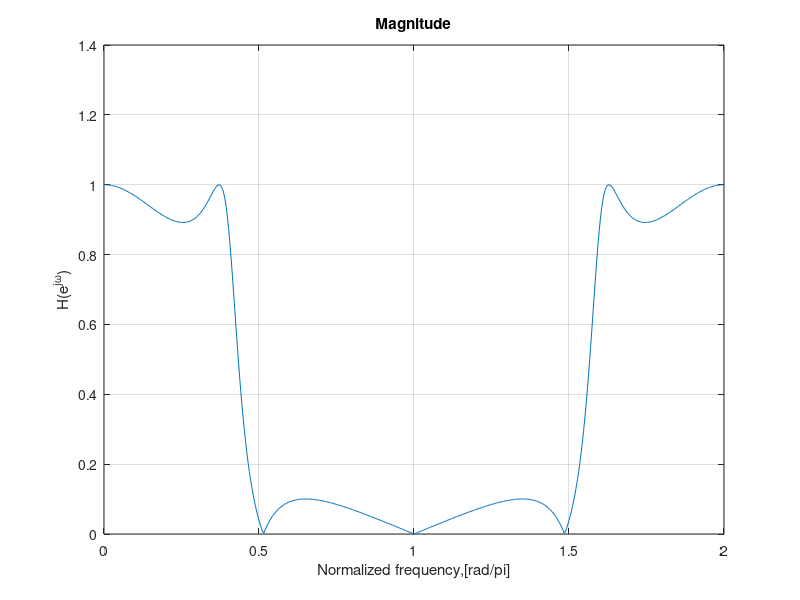

Write the MATLAB code that produced this figure. (Note: this script raises an error after producing the figure.)
[num,den]=ellip(3,1,20,0.4)
N=512;
[H,W]=freqz(num,den,N,'whole');
figure(1); plot(W./pi, abs(H));
xlabel('Normalized frequency,[rad/pi]');grid
title('Magnitude'), ylabel('H(e^{j\omega})')
range=(w>=pi/2)&(w<=3*pi/2);
figure(2)
plot([-0.4 0.6],[0 0],'k');hold on
plot([0 0], [-1 1],'k') %draw x-y axis
plot(10*H(range)); hold off
axis('square'); grid
xlabel('Re(10H(e^{j\omega}))')
ylabel('Im(10(e^{j\omega}))')
w1=w(1:N/2+1);
H1=H(1:N/2+1);
figure(3)
subplot(211), plot(w/pi,abs(H1))
title('magnitude phase'), ylabel('|H(e^{2\omega})|')
subplot(212); plot(w1/pi, unwrap(angle(H1)))
xlabel('normalized freq[rad/pi]');
ylabel('angle H(e^{2\omega})')
